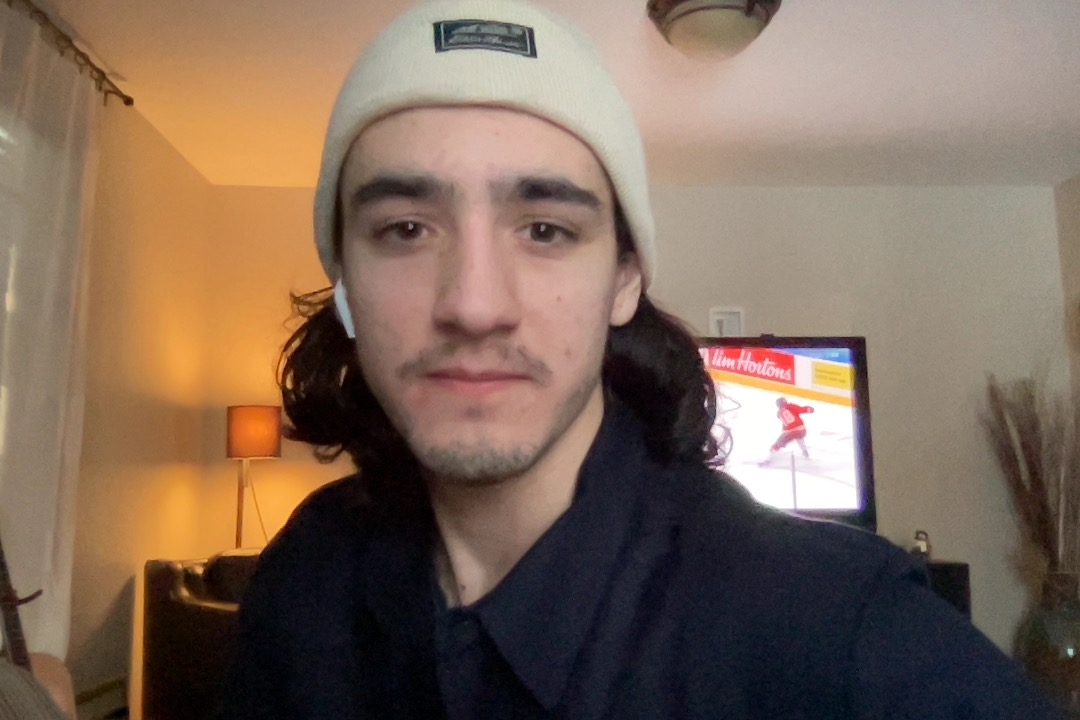
#> input picture photoResources/me.jpg, 1080 x 720 px
$ python faceScanner.py
#> lines starting #> are read from the running program, lines starting #| are printed output that depends on the picture; after the words box and inside, x2 and y2 are one past the last pixel; in counts of white or black regions, pixels touching at a corner belong together
import cv2


faceCascade = cv2.CascadeClassifier("Resources/haarcascades/haarcascade_frontalface_default.xml")
path = "photoResources/me.jpg"
img = cv2.imread(path)
#> img is the input picture: shape (720, 1080, 3); mean B, G, R 90, 105.5, 126.8
imgGray = cv2.cvtColor(img, cv2.COLOR_BGR2GRAY)
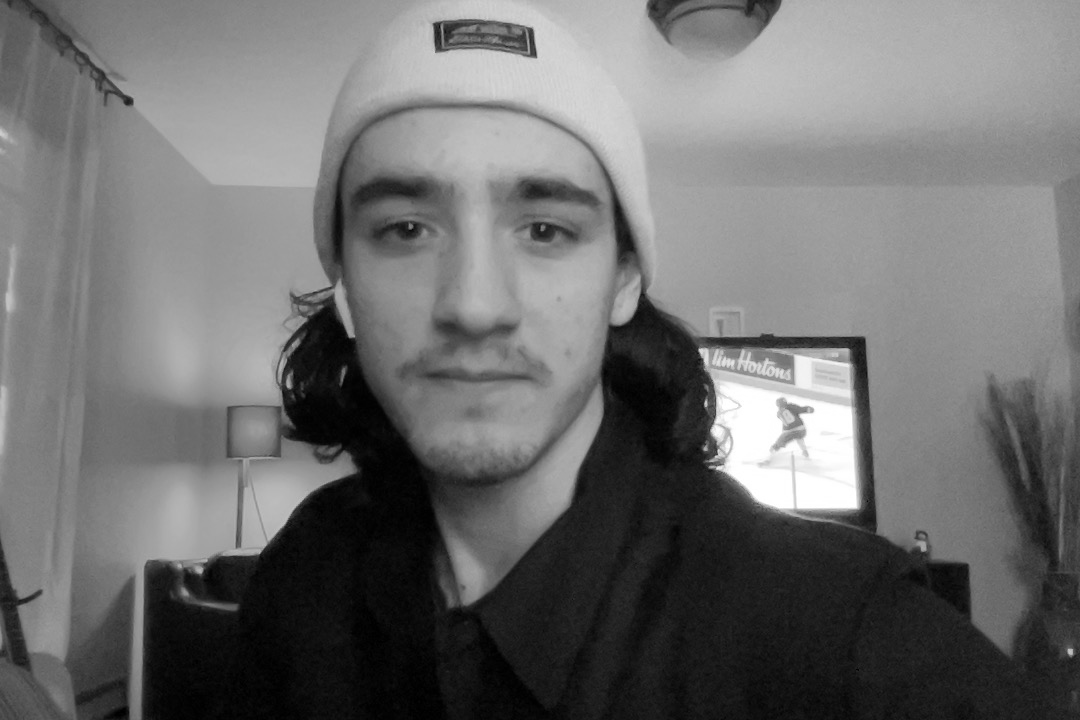
#> imgGray: shape (720, 1080); min 0, max 255, mean 110.1

faces = faceCascade.detectMultiScale(imgGray, 1.1, 4)
#> faces = [[293, 90, 367, 367]]

for (x,y,w,h) in faces:
    cv2.rectangle(img, (x,y), (x+w, y+h), (255,0,0))
#> this loop made 1 pass
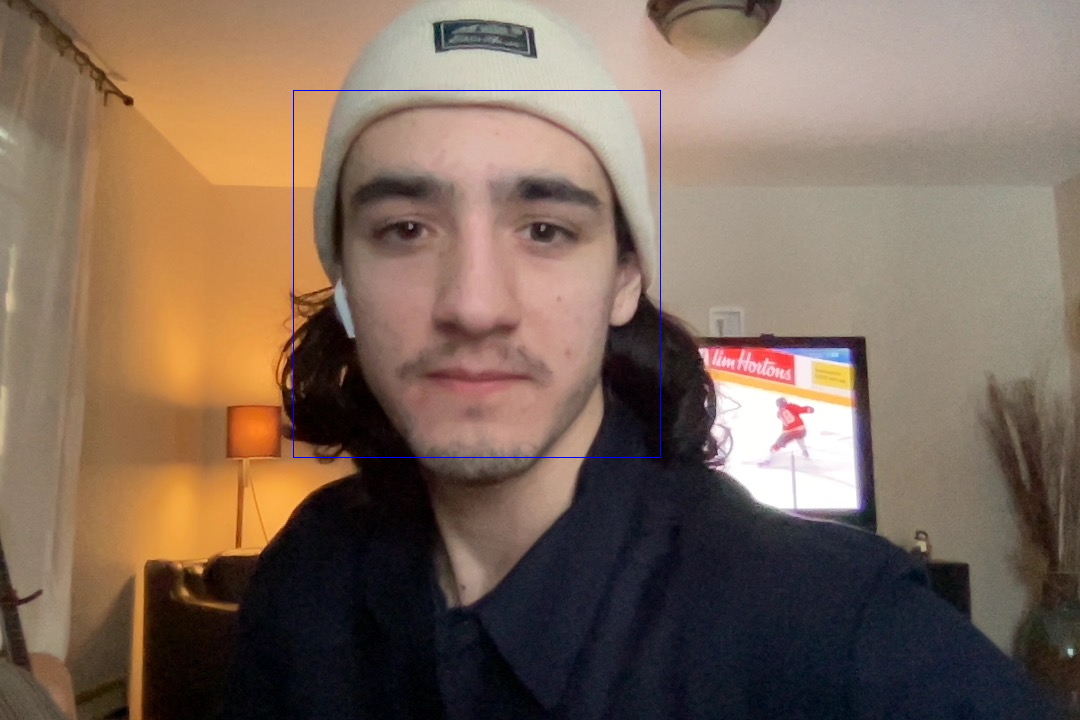
#> img: shape (720, 1080, 3); 0.19% of pixels changed, all inside (x1, y1, x2, y2) = (293, 90, 661, 458)
cv2.imshow("Me", img)
cv2.waitKey(0)
